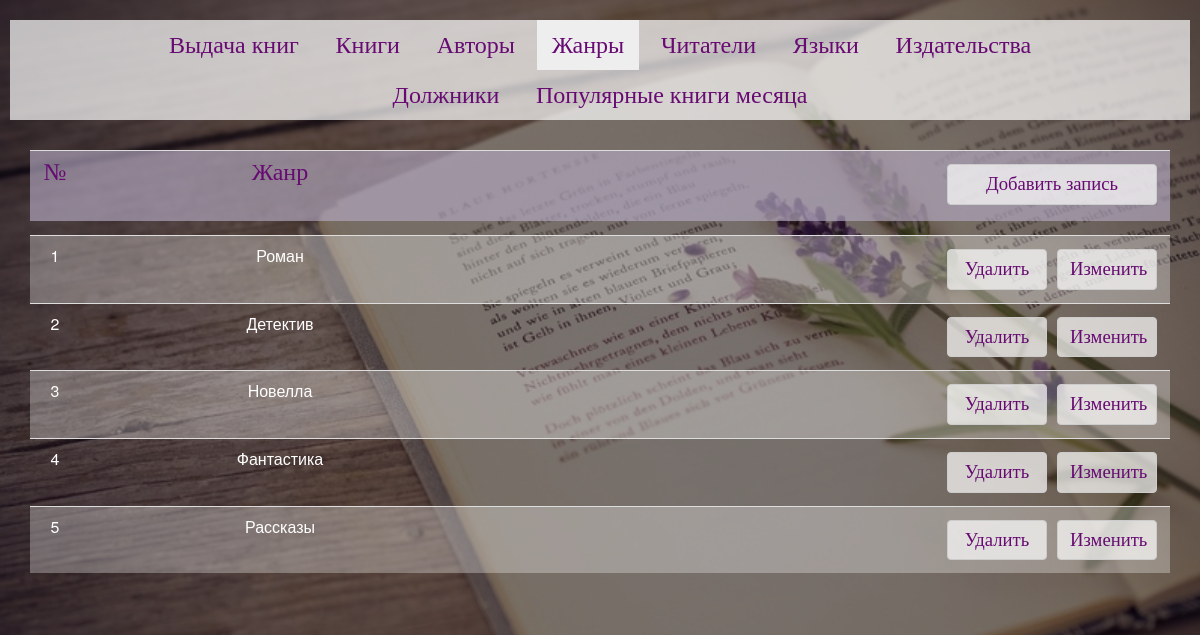
Screenshot of /tables/genres.php with the database file from the repository.
### tables this page shows
CREATE TABLE IF NOT EXISTS `genres` (
  `id` int(11) NOT NULL AUTO_INCREMENT,
  `genre` varchar(60) NOT NULL,
  PRIMARY KEY (`id`),
  UNIQUE KEY `genre` (`genre`)
);

### tables/genres.php (the view, shortened to what this page needs)
<?php
class Genres extends Db {
    public function fetchAll(){
        $conn = $this->ConnectDB();
        $stmt = $conn->prepare("SELECT * FROM `genres` ORDER BY id");
        $stmt->execute();
        $result = $stmt->fetchAll();
        return $result;
    }
}
$out = new Genres();
$rows = $out->fetchAll();
?>
<!DOCTYPE>
<html>
<head>
    <link rel="stylesheet" href="../css/bootstrap.css">
    <link rel="stylesheet" href="../css/tables.css">
</head>
<body>
<div class="container">
    <form method="post">
        <nav id="header" class="navbar navbar-fixed-top" role="navigation">
            <ul id="panel" class="nav navbar-nav">
                <li><a href="output.php">Выдача книг</a></li>
                <li><a href="books.php">Книги</a></li>
                <li><a href="authors.php">Авторы</a></li>
                <li id="current"><a href="genres.php">Жанры</a></li>
                <li><a href="readers.php">Читатели</a></li>
                <li><a href="languages.php">Языки</a></li>
                <li><a href="publishers.php">Издательства</a></li><br>
                <li><a href="debtors.php">Должники</a></li>
                <li><a href="popular.php">Популярные книги месяца</a></li>
            </ul>
            <div class="container">
                <table class="title table table-striped">
                    <tr>
                        <td width="50">№</td>
                        <td width="400">Жанр</td>
                        <td><button id="add-btn" type="button" class="btn btn-default" data-toggle="modal" data-target="#addModal">Добавить запись</button></td>
                    </tr>
                </table>
            </div>
        </nav>
        <div class="table-responsive">
            <table class="table table-striped"  style="text-align: center;">
                <?php for ($i = 0; $i < count($rows); $i++) {?>
                    <tr data-id="<?= $rows[$i]['id']?>" data-genre="<?= $rows[$i]['genre']?>">
                        <td width="50"><?= $rows[$i]['id']?></td>
                        <td width="400"><?= $rows[$i]['genre']?></td>
                        <td><button name="edit" type="button" class="btn btn-default" data-toggle="modal" data-target="#editModal">Изменить</button>
                            <input name="delete" type="submit" class="btn btn-default" value="Удалить"></td>
                    </tr>
                <?php } ?>
            </table>
        </div>
    </form>
</div>
</body>
</html>

### css/tables.css (style rules this page uses)
html { background-image: url(../img/2.jpg); background-color: rgba(0, 0, 0, 0.5); background-blend-mode: darken; background-attachment: fixed; background-size: cover; }
body { padding-top: 70px; width: 100%; height: 100%; background: 0; }
.table { margin-top: 165px; color: #ffffff; }
.btn-default { float: right; margin: 5; width: 100px; font-size: 14pt; font-family: "Monotype Corsiva", bold; }
#header { border: 0; padding: 10px; background-image: url(../img/2.jpg); background-color: rgba(0, 0, 0, 0.5); background-blend-mode: darken; background-attachment: fixed; background-size: cover; }
.title { height: 71px; border: 0; color: #670b72; font-size: 18pt; font-family: "Monotype Corsiva", bold; background-color: rgba(116, 97, 141, 0.5); text-align: center; margin-top: 30px; margin-bottom: 0; }
#panel { color: #670b72; font-size: 20pt; font-family: "Monotype Corsiva", bold; background-color: rgba(255, 255, 255, 0.7); border-color: #cccccc; margin-top: 10px; float: none; text-align: center; }
#panel li { color: #670b72; display: inline-block; }
#panel a { color: #670b72; font-size: 18pt; font-family: "Monotype Corsiva", bold; }
#current { text-decoration: none; background-color: #eeeeee; }
#add-btn { width: 210px; }
.navbar-nav > li { float: none; }

### rows the page displays
genres: id "1", genre "Роман"
genres: id "2", genre "Детектив"
genres: id "3", genre "Новелла"
genres: id "4", genre "Фантастика"
genres: id "5", genre "Рассказы"
